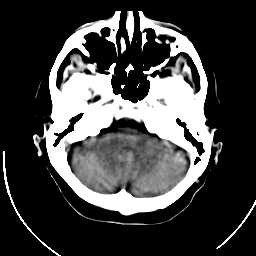
#> input picture test.png, 256 x 256 px, found by its file name
$ python full_test.py
#> lines starting #> are read from the running program, lines starting #| are printed output that depends on the picture
#> further down, img is the input picture: shape (256, 256); min 0, max 255, mean 67.2
#|   [original] shape=(256, 256)  min=0.0000  max=255.0000  mean=67.1578  sum=988491974.0000
### src/decomposition/python_code/nsst/processing_ultis.py
import numpy as np
from scipy.signal import convolve2d

def symext(x, h, shift):
    """
    Symmetrically (mirror) extend image x to accommodate filter h.

    After convolution in 'valid' mode on the extended image, the output
    has the same spatial size as x — without border artefacts.

    Parameters
    ----------
    x     : ndarray, shape (m, n)  — input image
    h     : ndarray, shape (p, q)  — 2-D filter
    shift : array-like, length 2   — delay compensation [s1, s2]

    Returns
    -------
    yT : ndarray, shape (m+p-1, n+q-1)  — symmetrically extended image
    """
    m, n = x.shape
    p, q = h.shape
    p2   = p // 2
    q2   = q // 2
    s1   = int(shift[0])
    s2   = int(shift[1])

    ss = p2 - s1 + 1    # left/right extension width
    rr = q2 - s2 + 1    # top/bottom extension height

    # ── Horizontal extension ────────────────────────────────────────────────
    # Left  : mirror of first ss columns
    left = x[:, :ss][:, ::-1]
#> left = 256 rows, first 6: [0, 0, 0, 0, 0, 0], [0, 0, 0, 0, 0, 0], [0, 0, 0, 0, 0, 0], [0, 0, 0, 0, 0, 0], [0, 0, 0, 0, 0, 0], [0, 0, 0, 0, 0, 0]
    # Right : mirror of last (p + s1) columns  [= x(:,n:-1:n-p-s1+1) in MATLAB]
    right = x[:, n - p - s1:n][:, ::-1]
    yT = np.hstack([left, x, right])

    # ── Vertical extension ──────────────────────────────────────────────────
    # Top    : mirror of first rr rows
    top = yT[:rr, :][::-1, :]
    # Bottom : mirror of last (q + s2) rows  [= yT(m:-1:m-q-s2+1,:) in MATLAB]
    bottom = yT[m - q - s2:m, :][::-1, :]
    yT = np.vstack([top, yT, bottom])
#> yT: shape (276, 276) float64

    # ── Trim to required size ───────────────────────────────────────────────
    yT = yT[:m + p - 1, :n + q - 1]
#> yT: shape (268, 268) float64
    return yT


def upsample2df(h, power):
    """
    Upsample 2-D filter h by a factor of 2^power (insert zeros).

    Parameters
    ----------
    h     : ndarray, shape (m, n)
    power : int  — upsampling power (result is dilated by 2^power)

    Returns
    -------
    ho : ndarray, shape (2^power*(m-1)+1, 2^power*(n-1)+1)
         Filter with 2^power - 1 zeros inserted between every pair of
         original coefficients along each axis.
    """
    m, n  = h.shape
    step  = 2 ** power
    rows = step * m
    cols = step * n
    ho   = np.zeros((rows, cols))
    ho[::step, ::step] = h
    return ho


def atrousc(signal, h, M):
    """
    Efficient à trous ('with holes') convolution — Python equivalent of the
    atrousc.c MEX file.

    Computes the 'valid' convolution of `signal` with filter `h` upsampled
    by the diagonal matrix M = diag(M0, M3).  Rather than explicitly
    building the upsampled filter, it is assembled here and passed to
    scipy's convolve2d.

    Parameters
    ----------
    signal : ndarray, shape (R, C)  — symmetrically-extended image patch
    h      : ndarray, shape (p, q)  — base filter (NOT yet upsampled)
    M      : ndarray, shape (2, 2)  — diagonal upsampling matrix

    Returns
    -------
    out : ndarray — 'valid' convolution result (same size as original image)
    """
    M0 = int(round(M[0, 0]))
    M3 = int(round(M[1, 1]))

    p, q = h.shape

    h_up = np.zeros(((p - 1) * M0 + 1,
                     (q - 1) * M3 + 1))
    h_up[::M0, ::M3] = h

    result = convolve2d(signal, h_up, mode='valid')

    # Match C code's output crop: skip first (M0-1) rows and (M3-1) cols
    return result[M0-1:, M3-1:]


def conv2_same_matlab(x, k):
    """
    Simulate MATLAB's conv2 with 'same' output size by performing a full convolution
    and then cropping the result to match the input size.
    """
    full = convolve2d(x, k, mode='full')
    kh, kw = k.shape
    h, w = x.shape
    return full[kh//2:kh//2+h, kw//2:kw//2+w]


def stats(arr, label):
    a = np.asarray(arr, dtype=float)
    print(f"  [{label}] shape={a.shape}  min={a.min():.4f}  max={a.max():.4f}  mean={a.mean():.4f}  sum={np.sum(a**2):.4f}")

### src/decomposition/python_code/nsst/nsst_dec.py
import numpy as np
from scipy.signal import convolve2d
from shearing_filters_myer import shearing_filters_myer
from processing_ultis import conv2_same_matlab, symext, upsample2df, atrousc
from atrousfilters import atrousfilters
import time

def atrousdec(x, fname, Nlevels):
    """
    2-D nonsubsampled (undecimated) à trous wavelet decomposition.

    Decomposes image x into Nlevels + 1 subbands — one lowpass and
    Nlevels bandpass (detail) subbands — all at full resolution.

    Parameters
    ----------
    x       : ndarray, shape (m, n)  — input image
    fname   : str                    — filter name (see atrousfilters)
    Nlevels : int                    — number of decomposition levels

    Returns
    -------
    y : list of length (Nlevels + 1)
        y[0]          : coarsest lowpass subband
        y[1], …, y[N] : detail subbands, coarse → fine  (y[N] is finest)
    """
    h0, h1, g0, g1 = atrousfilters(fname)

    y = [None] * (Nlevels + 1)

    # ── Level 1 (finest detail) — plain convolution ─────────────────────────
    shift = np.array([1, 1])
    ext_x_h0 = symext(x, h0, shift)
    ext_x_h1 = symext(x, h1, shift)
#> in symext (call 2), `yT = np.hstack([left, x, right])`:
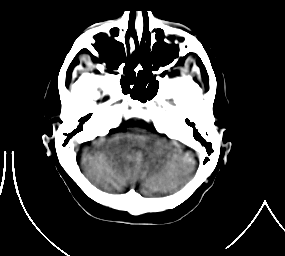
#> yT: shape (256, 285) float64; min 0, max 255, mean 60.9
#> in symext (call 2), `bottom = yT[m - q - s2:m, :][::-1, :]`:
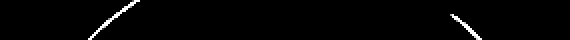
#> bottom: shape (20, 285) float64 (shown 2 times larger); min 0, max 255, mean 4.1
#> in symext (call 2), `yT = yT[:m + p - 1, :n + q - 1]`:
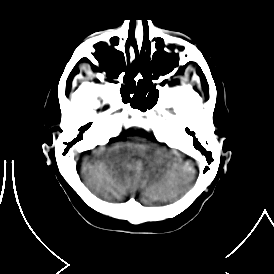
#> yT: shape (274, 274) float64; min 0, max 255, mean 59.2
    y0 = convolve2d(ext_x_h0, h0, mode='valid')
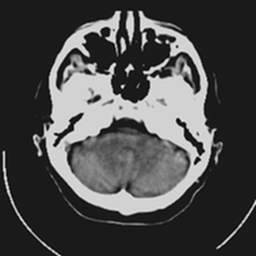
#> y0: shape (256, 256) float64; min -37.3, max 317.3, mean 67.2; drawn with min black and max white
    y1 = convolve2d(ext_x_h1, h1, mode='valid')
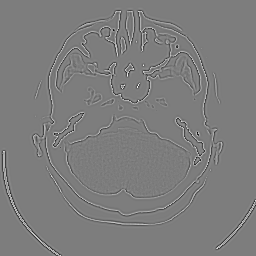
#> y1: shape (256, 256) float64; min -170.8, max 177.3, mean 0; drawn with min black and max white

    y[Nlevels] = y1      # finest detail  (y{Nlevels+1} in MATLAB, 1-based)
    x_curr = y0
    I2 = np.eye(2)

    # ── Levels 2 … Nlevels — à trous convolution ────────────────────────────
    for i in range(1, Nlevels):            # i = 1 : Nlevels-1  (MATLAB)
        L     = 2 ** i
        shift = -2 ** (i - 1) * np.array([1, 1]) + 2   # delay compensation

        h0_up = upsample2df(h0, i)
        h1_up = upsample2df(h1, i)

        y0 = atrousc(symext(x_curr, h0_up, shift), h0, I2 * L)
        y1 = atrousc(symext(x_curr, h1_up, shift), h1, I2 * L)

        y[Nlevels - i] = y1    # coarser detail levels (y{Nlevels-i+1} MATLAB)
        x_curr = y0
#> this loop made 2 passes
#> pass 1, in symext (call 3), `right = x[:, n - p - s1:n][:, ::-1]`:
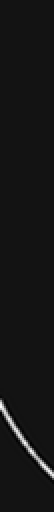
#> right: shape (256, 27) float64 (shown 2 times larger); min -23.02, max 285.3, mean 3.3; drawn with min black and max white
#> pass 1, in symext (call 3), `yT = np.hstack([left, x, right])`:
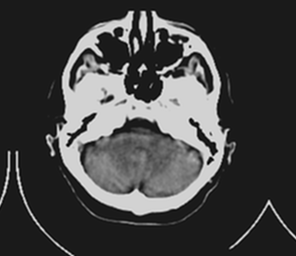
#> yT: shape (256, 296) float64; min -37.3, max 317.3, mean 58.8; drawn with min black and max white
#> after the loop, y = 4 items
#> (the rest of the program and of its run is left out)
